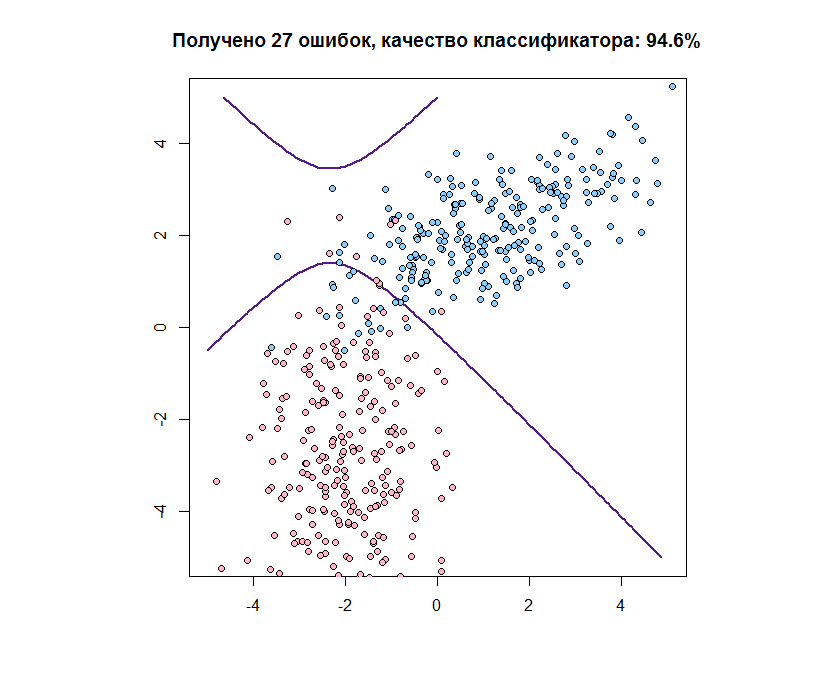

Write the R code that produced this figure.
library(MASS)
muHat <- function(xl) {   #считаем значение мю по данным для класса
  n <- dim(xl)[2]
  mu <- array(NA,n)
  for (i in 1:n) {
    mu[i] <- mean(xl[ ,i])   #по каждой координате берём среднее
  }
  return (mu)
}


sigmaHat <- function(xl,mu) {   #считаем зачение сигма по данным для класса и полученному мю
  l <- dim(xl)[1]
  n <- dim(xl)[2]
  sigma <- matrix(0,n,n)
  for (i in 1:n) {
    sigma[i, ] <- sum((xl[ ,i]-mu[i])^2)/l
  }
  return (sigma)
}


naive <- function(mu,sigma,obj,lambda,P) {   #наивный Байес
  n <- length(mu)
  res <- log(lambda*P)   #добавочный коэффициент
  params <- array(NA,n)
  for (i in 1:n) {
    params[i] <- sigma[i,i]   #диагональные элементы матрицы (гипотеза наивного классификатора)
  }
  return (res+sum(log(Pyj(params,obj,mu))))   #значение функции правдоподобия
}


Pyj <- function(sj,xj,muj){    #коэффициент для j-ой компоненты
  return ((1.0/(sj*sqrt(2*pi)))*exp(-((xj-muj)^2)/(2*sj^2)))    #формула нормального наивного Байесовского классификатора
}


quality <- function(xl,mu1,sig1,mu2,sig2,l1,l2) {    #функция качества алгоритма
  l <- dim(xl)[1]
  n <- dim(xl)[2]-1
  cnt <- table(xl[ ,n+1])
  P <- c(cnt[[1]]/l,cnt[[2]]/l)   #вероятности появления объектов из j-ого класса
  class <- numeric()
  err <- l
  for (i in 1:l) {
    if (naive(mu1,sig1,xl[i,1:n],l1,P[1])>naive(mu2,sig2,xl[i,1:n],l2,P[2]))
      class <- 1
    else
      class <- 2
    if (class!=xl[i,n+1]) {   #если класс не верный
      err <- err-1   #уменьшаем количество правильно классифицируемых объектов выборки
    }
  }
  x <- seq(-5,5,by=0.1)
  y <- x
  N <- function(X,Y) {
    v1 <- naive(mu1,sig1,c(X[arrayindex.x],Y[arrayindex.y]),l1,P[1])
    v2 <- naive(mu2,sig2,c(X[arrayindex.x],Y[arrayindex.y]),l2,P[2])
    return (v1-v2)
  }
  pnt <- array(NA,c(length(x),length(y),2))
  z <- matrix(NA,length(x),length(y))
  for (i in 1:length(x)) {
    for (j in 1:length(y)) {
      pnt[i,j, ] <- c(x[i],y[j])
      z[i,j] <- naive(mu1,sig1,pnt[i,j, ],l1,P[1])-naive(mu2,sig2,pnt[i,j, ],l2,P[2])
    }
  }
  message <- paste0("Получено ",l-err," ошибок, качество классификатора: ",err/l*100,"%")
  contour(x,y,z,levels=c(0),drawlabels=FALSE,col="purple4",asp=1,lwd=2,main=message)
  points(xl[ ,1],xl[ ,2],pch=21,bg=c("skyblue1","pink1")[xl[ ,3]],asp=1)
  return (err/l*100)   #процентное значение качества классификации
}


main <- function() {
  mu1 <- c(1,2)
  mu2 <- c(-2,-3)
  sig1 <- matrix(c(3,1,1,1),2,2)
  sig2 <- matrix(c(1,0,0,4),2,2)
  xl1 <- mvrnorm(250,mu1,sig1)    #многомерное распределение точек классов
  xl2 <- mvrnorm(250,mu2,sig2)
  xl <- rbind(cbind(xl1,1),cbind(xl2,2))   #объединяем два множества точек, указав классы
  mu1h <- muHat(xl1)
  mu2h <- muHat(xl2)
  sig1h <- sigmaHat(xl1,mu1h)
  sig2h <- sigmaHat(xl2,mu2h)
  q <- quality(xl,mu1h,sig1h,mu2h,sig2h,1.0,1.0)
  print(paste0("Качество классификатора: ",q,"%"))
}
main()
